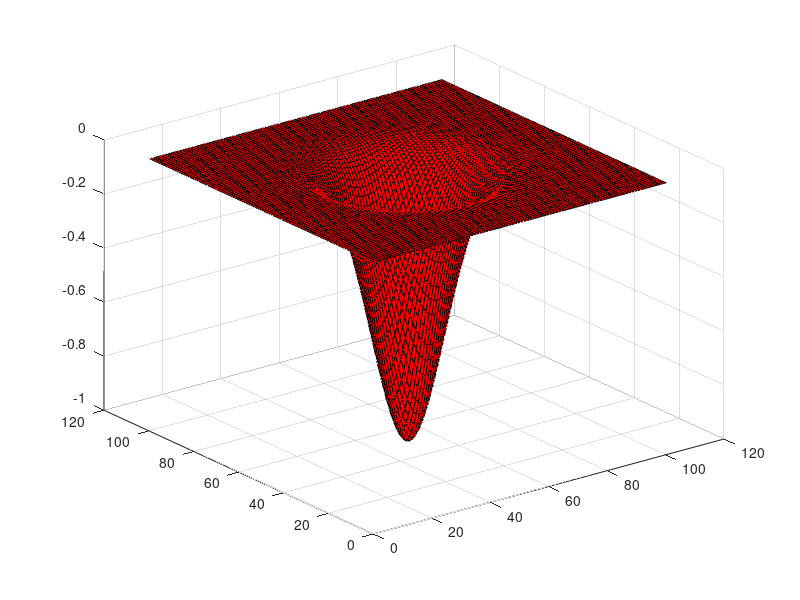

This chart was generated by the following MATLAB code:
%# make some test data
[xx,yy]=ndgrid(-5:0.1:5,-5:0.1:5);
zz = -exp(-xx.^2/2+-yy.^2/2);
zz1 = zz;
zz1(zz1<0.5)=NaN;
zz2 = zz;
zz2(zz2>0.5)=NaN;

%# plot first surface, set colormap
surf(zz1)
colormap('gray')

%# stretch colormap to [0 0.5]
caxis([0 0.5])

%# plot the second surface in red
hold on
surf(zz2,'faceColor','r')